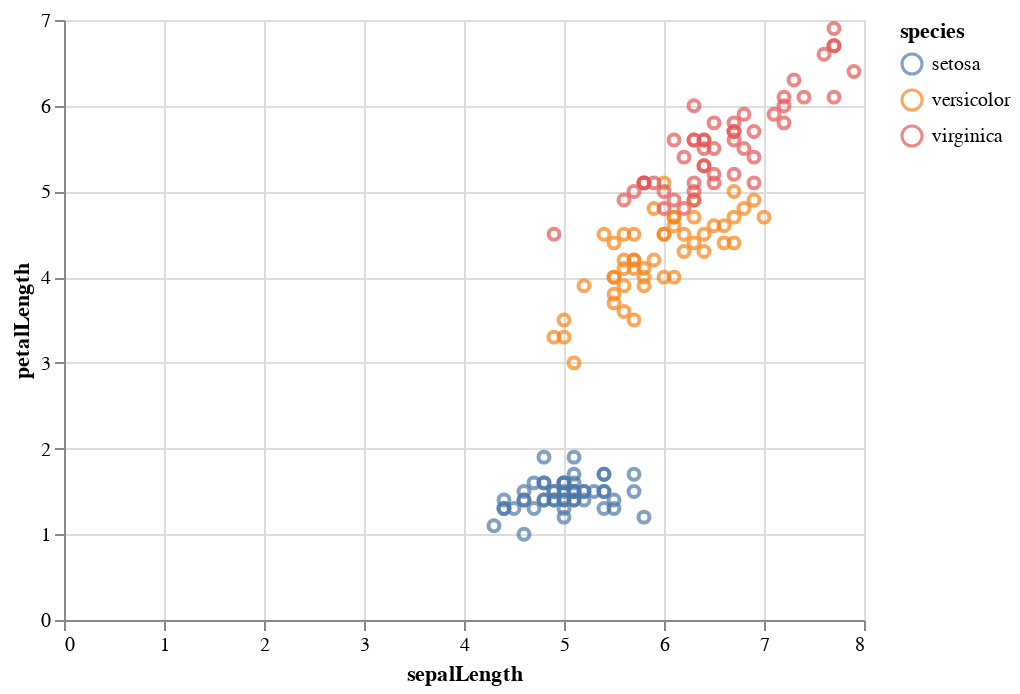

The cell this chart's notebook holds for it:
### Code cell
# @title click for solution 5
alt.Chart(iris).mark_point().encode(
    x='sepalLength',
    y='petalLength',
    color='species',
    tooltip=['sepalLength', 'sepalWidth', 'species']
)

### Figure 1 — Vega-Lite specification as saved in the notebook (floating-point values rounded to 4 significant figures; data arrays with more than 128 entries replaced by an {"elided": "..."} marker saying what was removed)
{"config": {"view": {"continuousWidth": 400, "continuousHeight": 300}}, "data": {"name": "data-a264acbd6e539a8b3afc0cb5f240fb57"}, "mark": "point", "encoding": {"color": {"field": "species", "type": "nominal"}, "tooltip": [{"field": "sepalLength", "type": "quantitative"}, {"field": "sepalWidth", "type": "quantitative"}, {"field": "species", "type": "nominal"}], "x": {"field": "sepalLength", "type": "quantitative"}, "y": {"field": "petalLength", "type": "quantitative"}}, "$schema": "https://vega.github.io/schema/vega-lite/v4.17.0.json", "datasets": {"data-a264acbd6e539a8b3afc0cb5f240fb57": {"elided": "150 records"}}}
